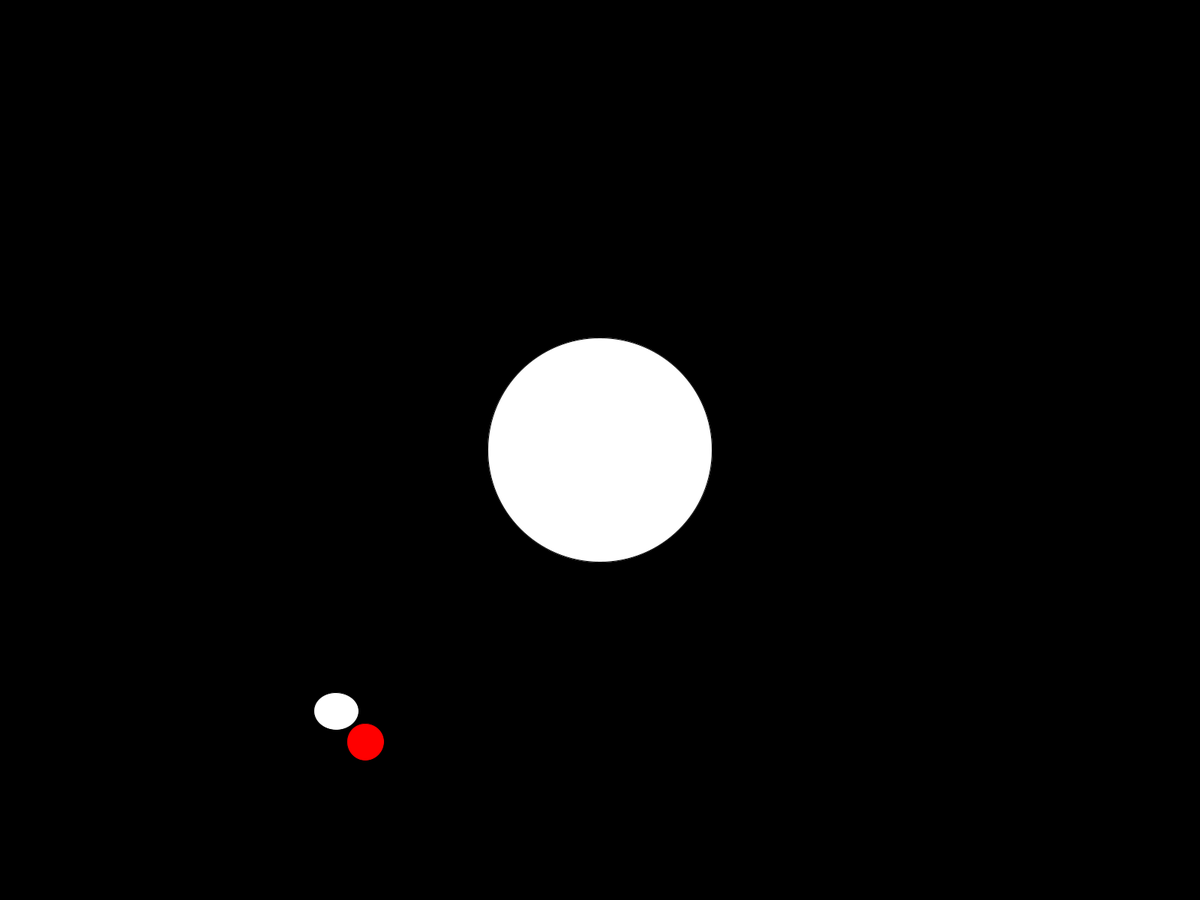
Frame 1 (no input)
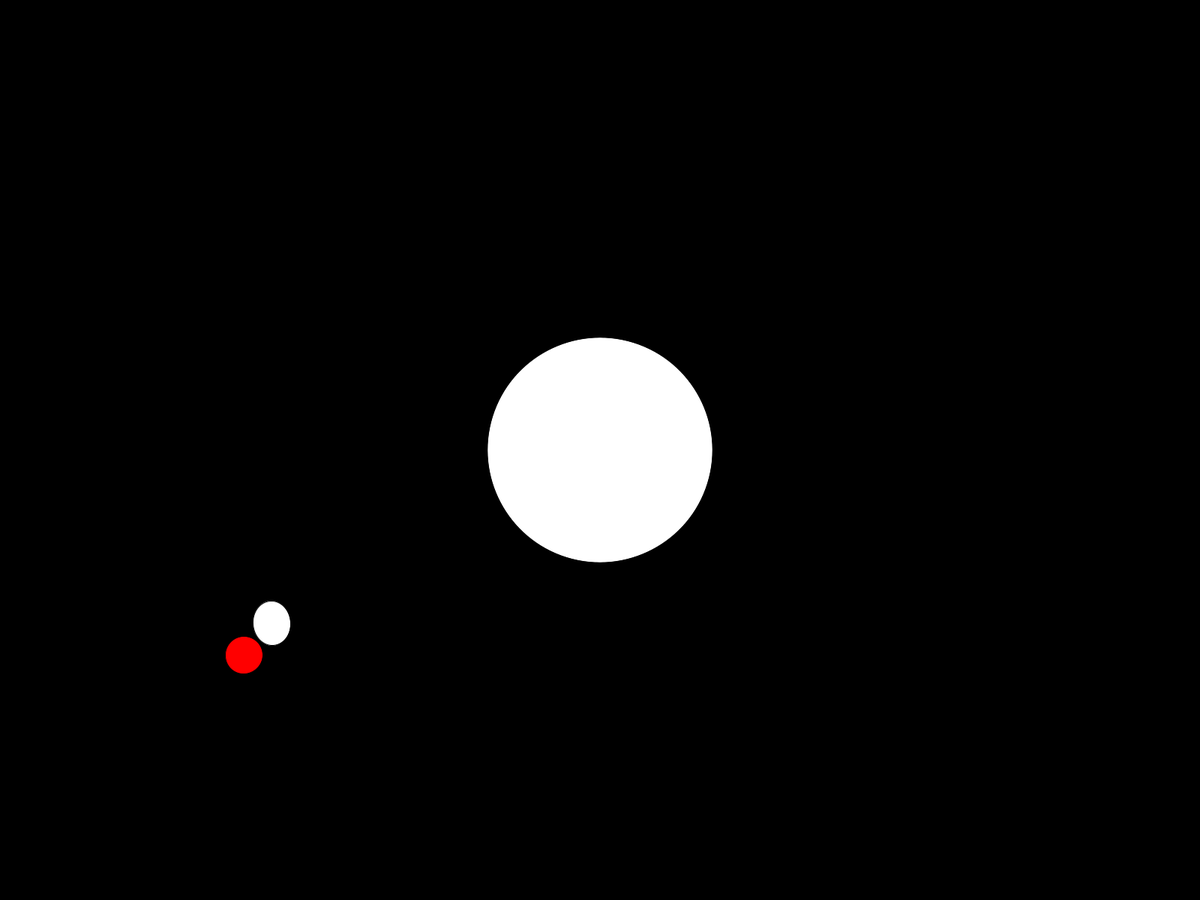
Frame 60 (the mouse pressed at the canvas centre just before this capture)
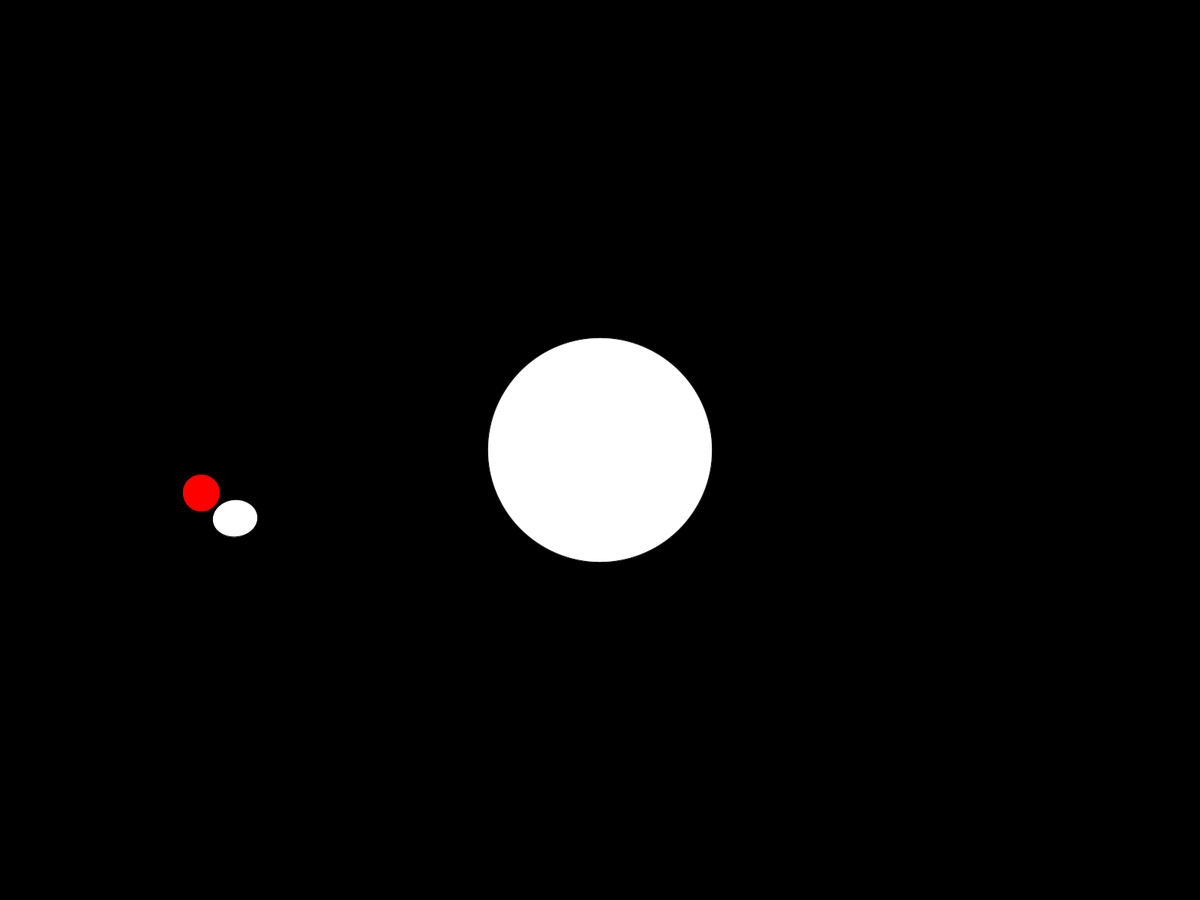
Frame 120 (the mouse held since frame 60 and released just before this capture)

The Processing sketch that drew these frames (run headless with seeded random() and noise(); from frame 60 on, the mouse is pressed at the canvas centre):

// Processing sketch: simpleSolarSystemClass_inclass
// ── simpleSolarSystemClass_inclass.pde
float theta = 0;
int bckgrnd = 0;

Planet Sun = new Planet(300,300);
Planet Earth = new Planet(60,50);

Moon theMoon = new Moon();

void setup(){
  fullScreen();
  background(bckgrnd);

}

void draw(){
  background(bckgrnd);
  
  theta+=0.005;
  
  push();
    translate(width/2,height/2);
    rotate(theta);
    Sun.display();
    
   
    //earth
    push();
      translate(-350,350);
      rotate(theta*4);
      Earth.display();
      translate(40,40);
      theMoon.display();
    pop();
   
    /*
    //some other planet
    push();
      rotate(theta*2);//if the rotation is placed ahead of the translate, it has the effect of adding to the previous rotate
      translate(250,250);
      ellipse(0,0,30,30);
      push();
        rotate(theta*4);
        translate(30,30);
        ellipse(0,0,12,12);
      pop();
      push();
        rotate(theta*10);
        translate(-20,20);
        ellipse(0,0,10,10);
      pop();
    pop();*/
    
  pop();
    
  
}

class Planet{
  int sizeX, sizeY, distX, distY;
  
  Planet(int tempSizeX, int tempSizeY){
    sizeX = tempSizeX;
    sizeY = tempSizeY;
    distX = 0;
    distY = 0;
  }
  
  void display(){
    ellipse(distX,distY, sizeX,sizeY);
  }
  
  int getSizeX(){
    return sizeX;
  }
  
  void setSizeX(int tempSizeX){
    sizeX = tempSizeX;
  }
}

class Moon extends Planet{
  Moon(){
    super(50,50);
  }
  
  void display(){
    fill(255,0,0);
    ellipse(distX,distY, sizeX,sizeY);
  }
}
